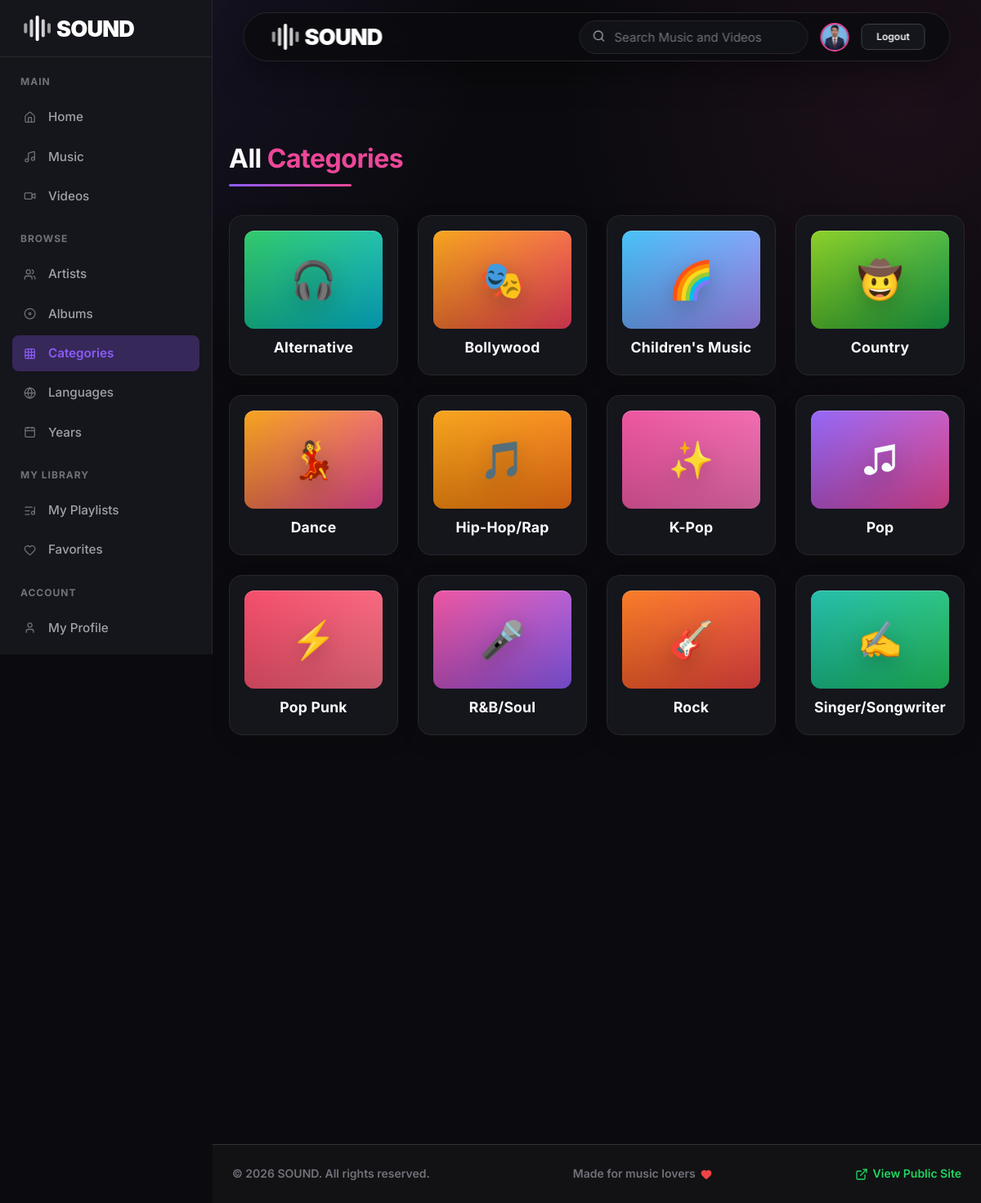
The app's page /user/categories.php (signed in) with its own data.
### tables this page shows
CREATE TABLE `genres` (
  `id` int(11) NOT NULL,
  `genre_name` varchar(100) NOT NULL
);

### user/categories.php (the view, shortened to what this page needs)
<?php
require_once "../config/db.php";
$genres_query = mysqli_query($conn, "SELECT * FROM genres ORDER BY genre_name ASC");
$genre_icon_map = [
    'Pop' => '♫',
    'Rock' => '🎸',
    'R&B/Soul' => '🎤',
    'Alternative' => '🎧',
    'Dance' => '💃',
    'Urbano latino' => '🔥',
    'Soundtrack' => '🎬',
    'Country' => '🤠',
    'Pop Punk' => '⚡',
    'Children\'s Music' => '🌈',
    'Hip-Hop/Rap' => '🎵',
    'Singer/Songwriter' => '✍️',
    'Urdu' => '🌙',
    'Hindi' => '🎶',
    'English' => '🎼',
    'World' => '🌍',
    'Worldwide' => '🌐',
    'K-Pop' => '✨',
    'Bollywood' => '🎭',
];
$genre_palette = [
    'Pop' => ['#8b5cf6', '#ec4899'],
    'Rock' => ['#f97316', '#ef4444'],
    'R&B/Soul' => ['#ec4899', '#8b5cf6'],
    'Alternative' => ['#22c55e', '#06b6d4'],
    'Dance' => ['#f59e0b', '#ec4899'],
    'Urbano latino' => ['#10b981', '#14b8a6'],
    'Soundtrack' => ['#3b82f6', '#8b5cf6'],
    'Country' => ['#84cc16', '#16a34a'],
    'Pop Punk' => ['#f43f5e', '#fb7185'],
    'Children\'s Music' => ['#38bdf8', '#a78bfa'],
    'Hip-Hop/Rap' => ['#f59e0b', '#f97316'],
    'Singer/Songwriter' => ['#14b8a6', '#22c55e'],
    'Urdu' => ['#7c3aed', '#2563eb'],
    'Hindi' => ['#f97316', '#ef4444'],
    'English' => ['#60a5fa', '#3b82f6'],
    'World' => ['#facc15', '#f97316'],
    'Worldwide' => ['#06b6d4', '#3b82f6'],
    'K-Pop' => ['#ec4899', '#f472b6'],
    'Bollywood' => ['#f59e0b', '#f43f5e'],
];
?>
<!DOCTYPE html>
<html lang="en">
<head>
    <link rel="stylesheet" href="../assets/css/style.css?v=<?= time() ?>">
</head>
<body>
    <?php if (isset($_SESSION['user_id'])) {
        include '../includes/user_sidebar.php';
    } ?>
    <div class="<?php echo isset($_SESSION['user_id']) ? 'user-main-content main-wrapper' : 'main-wrapper'; ?>">
<div class="animated-bg"></div>
<?php include '../includes/navbar.php'; ?>
<div class="container" style="max-width: 1200px; margin: 40px auto; padding: 20px; min-height: 60vh;">
    <h2 class="section-header">All <span style="color: var(--accent-cyan);">Categories</span></h2>
    <?php if (mysqli_num_rows($genres_query) > 0): ?>
        <div class="media-grid" style="margin-top: 30px;">
            <?php while($genre = mysqli_fetch_assoc($genres_query)): ?>
                <?php
                    $genre_name = trim((string) ($genre['genre_name'] ?? ''));
                    $genre_icon = $genre_icon_map[$genre_name] ?? '♫';
                    [$color_a, $color_b] = $genre_palette[$genre_name] ?? ['#8b5cf6', '#06b6d4'];
                ?>
                <a href="../music.php?genre=<?php echo $genre['id']; ?>" class="genre-card fade-on-scroll">
                    <div class="genre-art" style="background: linear-gradient(135deg, <?php echo $color_a; ?>, <?php echo $color_b; ?>);">
                        <span><?php echo htmlspecialchars($genre_icon); ?></span>
                    </div>
                    <h3><?php echo htmlspecialchars($genre_name); ?></h3>
                </a>
            <?php endwhile; ?>
        </div>
    <?php else: ?>
        <p style="color: var(--text-muted);">No categories found.</p>
    <?php endif; ?>
</div>
<?php include '../includes/footer.php'; ?>
</div>
</body>
</html>

### includes/navbar.php (shortened to what this page needs)
<?php
$docRoot = realpath($_SERVER['DOCUMENT_ROOT']);
$projectRoot = realpath(__DIR__ . '/..');
$nav_base = str_replace($docRoot, '', $projectRoot);
$nav_base = str_replace('\\', '/', $nav_base) . '/';
?>
<nav class="navbar">
    <a href="<?php echo $nav_base; ?>index.php" class="logo"><img src="<?php echo $nav_base; ?>assets/images/sound-logo-white.svg" alt="SOUND Logo"></a>
    <div class="nav-controls">
        <?php if (isset($_SESSION['user_id'])):
            $nav_uid = $_SESSION['user_id'];
            $nav_tbl = ($_SESSION['role'] === 'admin') ? 'admins' : 'users';
            $nav_q = mysqli_query($conn, "SELECT profile_image, name FROM $nav_tbl WHERE id = '$nav_uid'");
            $nav_img = "";
            if ($nav_q && mysqli_num_rows($nav_q) > 0) {
                $nav_row = mysqli_fetch_assoc($nav_q);
                $nav_img = $nav_row['profile_image'];
            }
            $nav_dash_link = ($_SESSION['role'] === 'admin') ? 'admin/dashboard.php' : 'user/dashboard.php';
            $nav_img_path = ($_SESSION['role'] === 'admin') ? 'assets/uploads/profiles/' : 'uploads/users/';
        ?>
            <a href="<?php echo $nav_base . $nav_dash_link; ?>" class="nav-profile-link" style="display:flex; align-items:center; gap:8px; text-decoration:none; color:white;" title="Go to Dashboard">
                <?php if (!empty($nav_img)): ?>
                    <img src="<?php echo $nav_base . $nav_img_path . htmlspecialchars($nav_img); ?>" alt="Profile" style="width: 35px; height: 35px; border-radius: 50%; object-fit: cover; border: 2px solid var(--accent-cyan);">
                <?php endif; ?>
            </a>
            <a href="<?php echo $nav_base; ?>logout.php" class="btn btn-outline btn-sm">Logout</a>
        <?php else: ?>
            <a href="<?php echo $nav_base; ?>login.php" class="btn btn-outline btn-sm" style="padding: 5px 10px;">Login</a>
            <a href="<?php echo $nav_base; ?>register.php" class="btn btn-primary btn-sm" style="padding: 5px 10px;">Register</a>
        <?php endif; ?>
    </div>
    <div class="nav-actions">
        <form action="<?php echo $nav_base; ?>search.php" method="GET" style="display: flex; align-items: center;">
            <div style="position: relative; display: flex; align-items: center;">
                <input type="text" name="q" value="<?php echo htmlspecialchars($search_query ?? ''); ?>" placeholder="Search Music and Videos" required style="padding: 10px 20px 10px 42px; border-radius: 25px; border: 1px solid var(--border-color); background: var(--search-bg); color: var(--search-text); outline: none; width: 100%; max-width: 300px; font-family: inherit; font-size: 15px; transition: var(--transition);">
                <span style="position: absolute; left: 16px; color: var(--text-muted); font-size: 16px;"><i data-lucide="search"></i></span>
            </div>
        </form>
    </div>
</nav>

### user/categories.php (style rules this page uses)
.genre-card { background: var(--bg-card); border: 1px solid var(--border-color); border-radius: 16px; padding: 18px 18px 22px; text-align: center; text-decoration: none; color: var(--text-primary); transition: all 0.3s ease; display: flex; flex-direction: column; align-items: center; justify-content: center; gap: 12px; box-shadow: 0 8px 25px rgba(0,0,0,0.12); overflow: hidden; }
.genre-art { width: 100%; height: 120px; border-radius: 12px; display: flex; align-items: center; justify-content: center; font-size: 2.8rem; box-shadow: inset 0 1px 0 rgba(255,255,255,0.2); background-size: cover; background-position: center; position: relative; overflow: hidden; }
.genre-art::after { content: ""; position: absolute; inset: 0; background: linear-gradient(180deg, rgba(255,255,255,0.08), rgba(0,0,0,0.2)); }
.genre-art span { position: relative; z-index: 1; filter: drop-shadow(0 8px 12px rgba(0,0,0,0.2)); }
.genre-card h3 { margin: 0; font-size: 1.1rem; font-weight: 700; letter-spacing: 0.2px; }

### records on screen
genres: genre_name "🎧", genre_name "Alternative"
genres: genre_name "🎭", genre_name "Bollywood"
genres: genre_name "🌈", genre_name "Children's Music"
genres: genre_name "🤠", genre_name "Country"
genres: genre_name "💃", genre_name "Dance"
genres: genre_name "🎵", genre_name "Hip-Hop/Rap"
genres: genre_name "✨", genre_name "K-Pop"
genres: genre_name "♫", genre_name "Pop"
genres: genre_name "⚡", genre_name "Pop Punk"
genres: genre_name "🎤", genre_name "R&B/Soul"
genres: genre_name "🎸", genre_name "Rock"
genres: genre_name "✍️", genre_name "Singer/Songwriter"

### other values on screen
$footer_site_name "SOUND"
